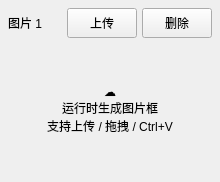
                     <widget class="QFrame" name="imageCard1">
                      <property name="minimumSize">
                       <size>
                        <width>210</width>
                        <height>180</height>
                       </size>
                      </property>
                      <layout class="QVBoxLayout" name="imageCard1Layout">
                       <property name="spacing">
                        <number>6</number>
                       </property>
                       <property name="leftMargin">
                        <number>8</number>
                       </property>
                       <property name="topMargin">
                        <number>8</number>
                       </property>
                       <property name="rightMargin">
                        <number>8</number>
                       </property>
                       <property name="bottomMargin">
                        <number>8</number>
                       </property>
                       <item>
                        <layout class="QHBoxLayout" name="imageCard1HeaderLayout">
                         <property name="spacing">
                          <number>5</number>
                         </property>
                         <property name="leftMargin">
                          <number>0</number>
                         </property>
                         <property name="topMargin">
                          <number>0</number>
                         </property>
                         <property name="rightMargin">
                          <number>0</number>
                         </property>
                         <property name="bottomMargin">
                          <number>0</number>
                         </property>
                         <item>
                          <widget class="QLabel" name="lblImageNumber1">
                           <property name="text">
                            <string>图片 1</string>
                           </property>
                          </widget>
                         </item>
                         <item>
                          <spacer name="imageCard1Spacer">
                           <property name="orientation">
                            <enum>Qt::Orientation::Horizontal</enum>
                           </property>
                           <property name="sizeType">
                            <enum>QSizePolicy::Policy::Expanding</enum>
                           </property>
                           <property name="sizeHint" stdset="0">
                            <size>
                             <width>20</width>
                             <height>20</height>
                            </size>
                           </property>
                          </spacer>
                         </item>
                         <item>
                          <widget class="QPushButton" name="btnUploadImage1">
                           <property name="minimumSize">
                            <size>
                             <width>58</width>
                             <height>30</height>
                            </size>
                           </property>
                           <property name="maximumSize">
                            <size>
                             <width>70</width>
                             <height>30</height>
                            </size>
                           </property>
                           <property name="toolTip">
                            <string>上传第 1 张图片</string>
                           </property>
                           <property name="text">
                            <string>上传</string>
                           </property>
                          </widget>
                         </item>
                         <item>
                          <widget class="QPushButton" name="btnDeleteImage1">
                           <property name="minimumSize">
                            <size>
                             <width>58</width>
                             <height>30</height>
                            </size>
                           </property>
                           <property name="maximumSize">
                            <size>
                             <width>70</width>
                             <height>30</height>
                            </size>
                           </property>
                           <property name="toolTip">
                            <string>删除第 1 张图片</string>
                           </property>
                           <property name="text">
                            <string>删除</string>
                           </property>
                          </widget>
                         </item>
                        </layout>
                       </item>
                       <item>
                        <widget class="QLabel" name="lblImageDropZone1">
                         <property name="minimumSize">
                          <size>
                           <width>0</width>
                           <height>130</height>
                          </size>
                         </property>
                         <property name="text">
                          <string>☁
运行时生成图片框
支持上传 / 拖拽 / Ctrl+V</string>
                         </property>
                         <property name="alignment">
                          <set>Qt::AlignmentFlag::AlignCenter</set>
                         </property>
                         <property name="wordWrap">
                          <bool>true</bool>
                         </property>
                         <property name="dropZone" stdset="0">
                          <bool>true</bool>
                         </property>
                        </widget>
                       </item>
                      </layout>
                      <property name="uiPlaceholder">
                       <bool>true</bool>
                      </property>
                     </widget>
